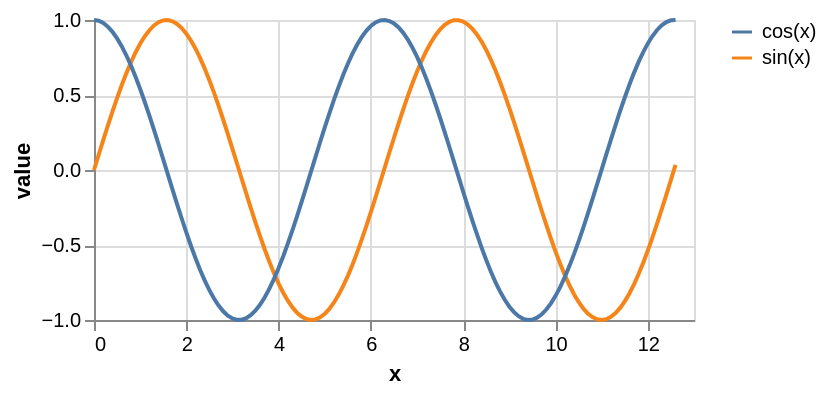

Describe this chart as a Vega-Lite specification.
### Vega specification from a JSON file in a GitHub repository (floating-point values rounded to 4 significant figures)
{"$schema": "https://vega.github.io/schema/vega/v5.json", "description": "Plots two functions using a generated sequence.", "autosize": "pad", "padding": 5, "width": 300, "height": 150, "style": "cell", "data": [{"name": "source_0", "transform": [{"type": "sequence", "start": 0, "stop": 12.7, "step": 0.1, "as": "x"}, {"type": "formula", "expr": "sin(datum.x)", "as": "sin(x)"}, {"type": "formula", "expr": "cos(datum.x)", "as": "cos(x)"}, {"type": "fold", "fields": ["sin(x)", "cos(x)"], "as": ["key", "value"]}]}], "marks": [{"name": "pathgroup", "type": "group", "from": {"facet": {"name": "faceted_path_main", "data": "source_0", "groupby": ["key"]}}, "encode": {"update": {"width": {"field": {"group": "width"}}, "height": {"field": {"group": "height"}}}}, "marks": [{"name": "marks", "type": "line", "style": ["line"], "sort": {"field": "datum[\"x\"]"}, "from": {"data": "faceted_path_main"}, "encode": {"update": {"stroke": {"scale": "color", "field": "key"}, "x": {"scale": "x", "field": "x"}, "y": {"scale": "y", "field": "value"}, "defined": {"signal": "datum[\"x\"] !== null && isFinite(datum[\"x\"]) && datum[\"value\"] !== null && isFinite(datum[\"value\"])"}}}}]}], "scales": [{"name": "x", "type": "linear", "domain": {"data": "source_0", "field": "x"}, "range": [0, {"signal": "width"}], "nice": true, "zero": false}, {"name": "y", "type": "linear", "domain": {"data": "source_0", "field": "value"}, "range": [{"signal": "height"}, 0], "nice": true, "zero": true}, {"name": "color", "type": "ordinal", "domain": {"data": "source_0", "field": "key", "sort": true}, "range": "category"}], "axes": [{"scale": "x", "orient": "bottom", "gridScale": "y", "grid": true, "tickCount": {"signal": "ceil(width/40)"}, "domain": false, "labels": false, "maxExtent": 0, "minExtent": 0, "ticks": false, "zindex": 0}, {"scale": "y", "orient": "left", "gridScale": "x", "grid": true, "tickCount": {"signal": "ceil(height/40)"}, "domain": false, "labels": false, "maxExtent": 0, "minExtent": 0, "ticks": false, "zindex": 0}, {"scale": "x", "orient": "bottom", "grid": false, "title": "x", "labelFlush": true, "labelOverlap": true, "tickCount": {"signal": "ceil(width/40)"}, "zindex": 0}, {"scale": "y", "orient": "left", "grid": false, "title": "value", "labelOverlap": true, "tickCount": {"signal": "ceil(height/40)"}, "zindex": 0}], "legends": [{"stroke": "color", "gradientLength": {"signal": "clamp(height, 64, 200)"}, "symbolType": "stroke"}]}
